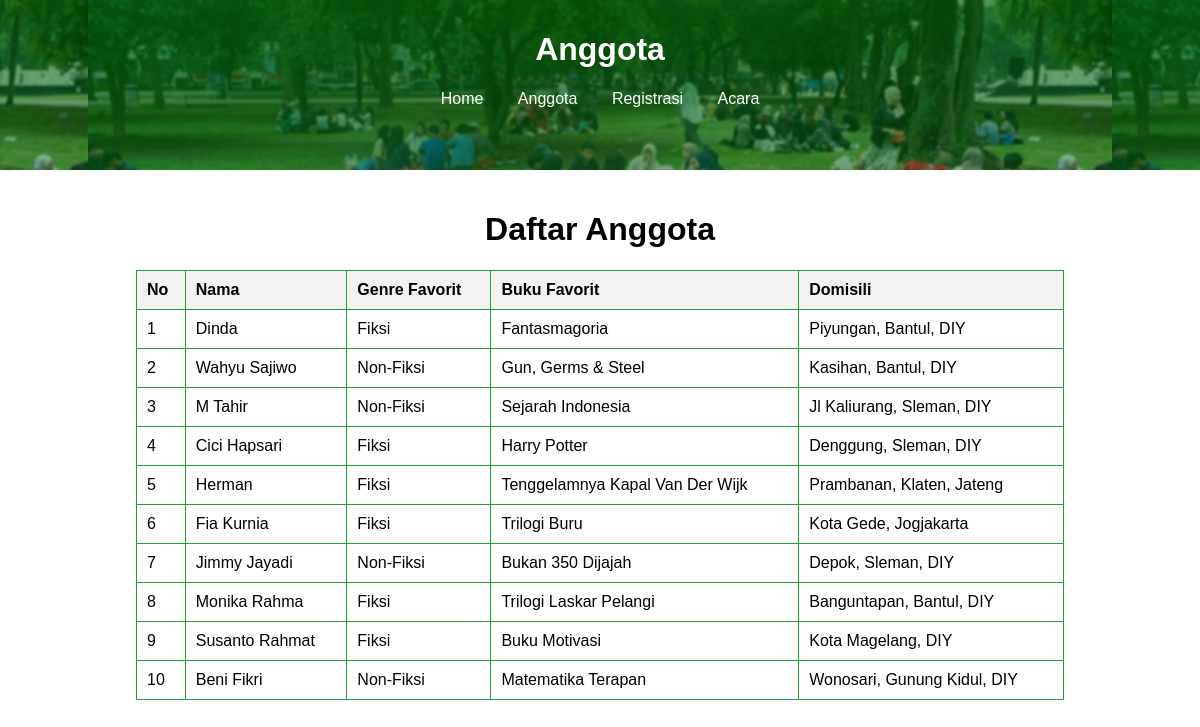
The page /member.php on the database its author committed.
### tables this page shows
CREATE TABLE `members` (
  `id` int(11) NOT NULL,
  `nama` varchar(1000) NOT NULL,
  `alamat` varchar(1000) NOT NULL,
  `jnsKL` enum('lp','pr') NOT NULL,
  `email` varchar(1000) DEFAULT NULL,
  `phone` varchar(1000) NOT NULL,
  `genre` varchar(1000) NOT NULL,
  `buku_favorit` varchar(1000) NOT NULL
);

### member.php (the view, shortened to what this page needs)
<?php
$servername = "localhost";
$username = "root";
$password = "";
$dbname = "book_club";
$conn = new mysqli($servername, $username, $password, $dbname);
$sql = "SELECT id, nama, genre, alamat, buku_favorit FROM members";
$result = $conn->query($sql);
?>
<html>
<head>
    <link rel="stylesheet" href="style.css">
</head>
<body>
    <header>
        <h1>Anggota</h1>
        <nav>
            <a href="index.php">Home</a>
            <a href="member.php">Anggota</a>
            <a href="registration.php">Registrasi</a>
            <a href="event.php">Acara</a>
        </nav>
    </header>
    <main>
        <h1>Daftar Anggota</h1>
        <table>
            <tr>
                <th>No</th>
                <th>Nama</th>
                <th>Genre Favorit</th>
                <th>Buku Favorit</th>
                <th>Domisili</th>
            </tr>
            <?php
            if ($result->num_rows > 0) {
                while($row = $result->fetch_assoc()) {
                    echo "<tr>
                            <td>" . $row["id"] . "</td>
                            <td>" . $row["nama"] . "</td>
                            <td>" . $row["genre"] . "</td>
                            <td>" . $row["buku_favorit"] . "</td>
                            <td>" . $row["alamat"] . "</td>
                          </tr>";
                }
            } else {
                echo "<tr><td colspan='4'>No members found</td></tr>";
            }
            ?>
        </table>
    </main>
</body>
</html>

### style.css (style rules this page uses)
body { font-family: Arial, sans-serif; margin: 0; padding: 0; }
header { background: #4CAF50; color: white; padding: 10px; text-align: center; background-image: url("image/home_header.png"); background-position: center; height: 150px; }
nav a { margin: 0 15px; color: white; text-decoration: none; }
main { padding: 20px; }
h1 { text-align: center; }
table { width: 80%; border-collapse: collapse; margin: 20px auto; }
th, td { padding: 10px; border: 1px solid #279c35; text-align: left; }
th { background-color: #f2f2f2; }

### rows shown on the page
members: id "1", nama "Dinda", genre "Fiksi", buku_favorit "Fantasmagoria", alamat "Piyungan, Bantul, DIY"
members: id "2", nama "Wahyu Sajiwo", genre "Non-Fiksi", buku_favorit "Gun, Germs & Steel", alamat "Kasihan, Bantul, DIY"
members: id "3", nama "M Tahir", genre "Non-Fiksi", buku_favorit "Sejarah Indonesia", alamat "Jl Kaliurang, Sleman, DIY"
members: id "4", nama "Cici Hapsari", genre "Fiksi", buku_favorit "Harry Potter", alamat "Denggung, Sleman, DIY"
members: id "5", nama "Herman", genre "Fiksi", buku_favorit "Tenggelamnya Kapal Van Der Wijk", alamat "Prambanan, Klaten, Jateng"
members: id "6", nama "Fia Kurnia", genre "Fiksi", buku_favorit "Trilogi Buru", alamat "Kota Gede, Jogjakarta"
members: id "7", nama "Jimmy Jayadi", genre "Non-Fiksi", buku_favorit "Bukan 350 Dijajah", alamat "Depok, Sleman, DIY"
members: id "8", nama "Monika Rahma", genre "Fiksi", buku_favorit "Trilogi Laskar Pelangi", alamat "Banguntapan, Bantul, DIY"
members: id "9", nama "Susanto Rahmat", genre "Fiksi", buku_favorit "Buku Motivasi", alamat "Kota Magelang, DIY"
members: id "10", nama "Beni Fikri", genre "Non-Fiksi", buku_favorit "Matematika Terapan", alamat "Wonosari, Gunung Kidul, DIY"
